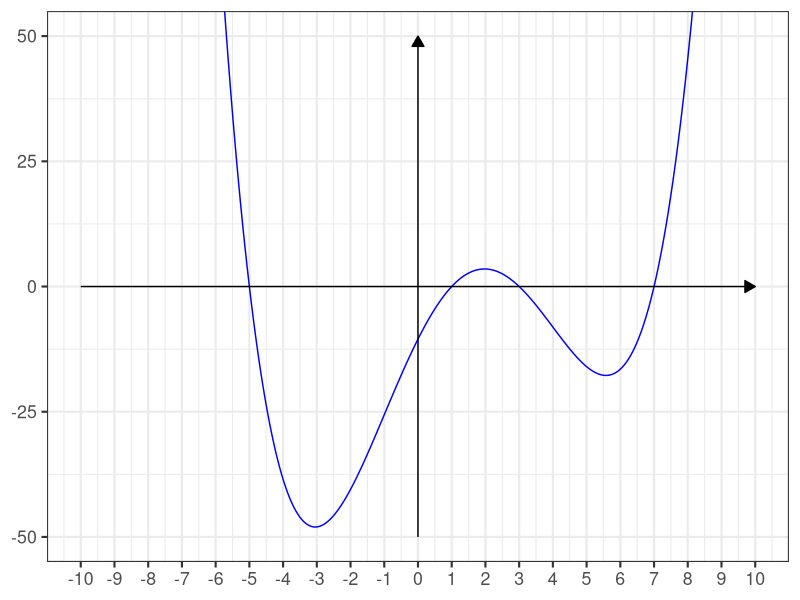
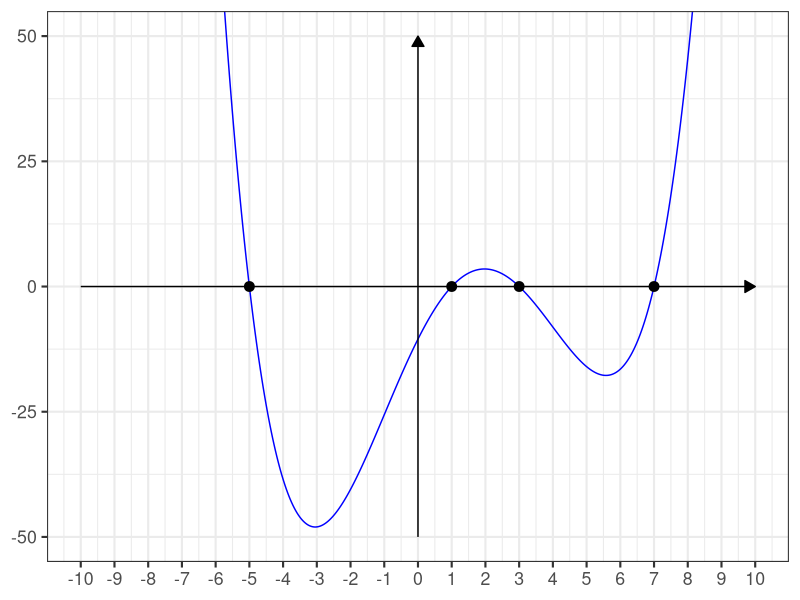
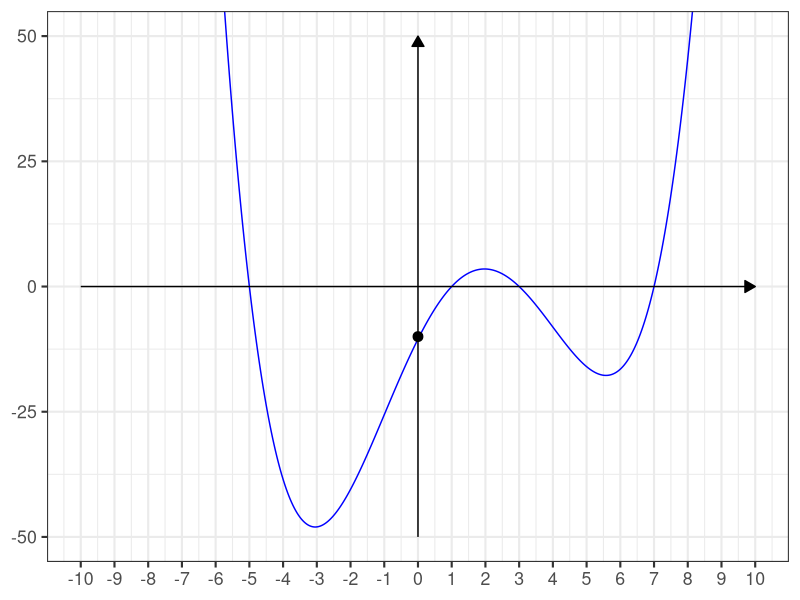
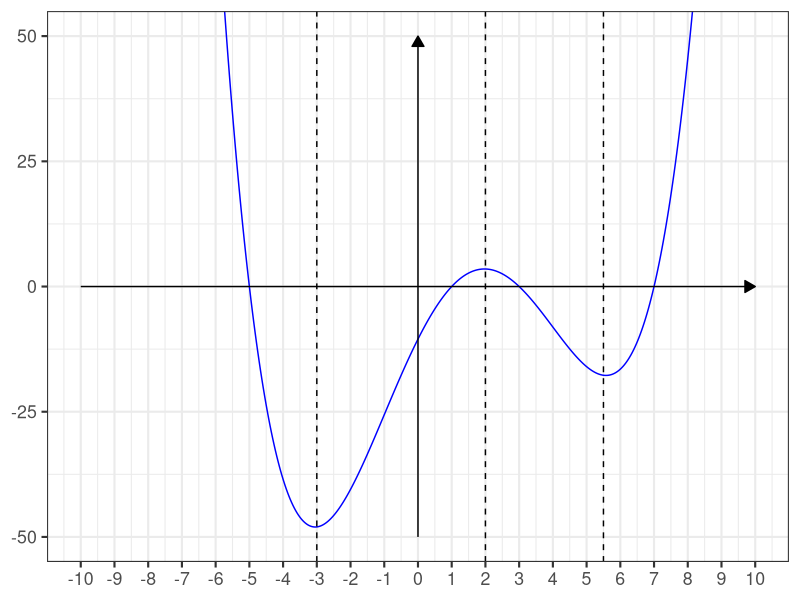
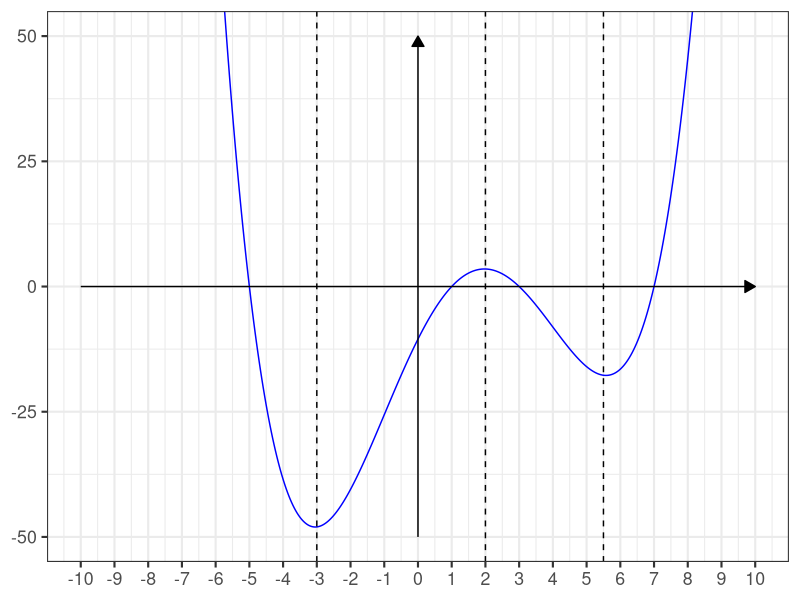
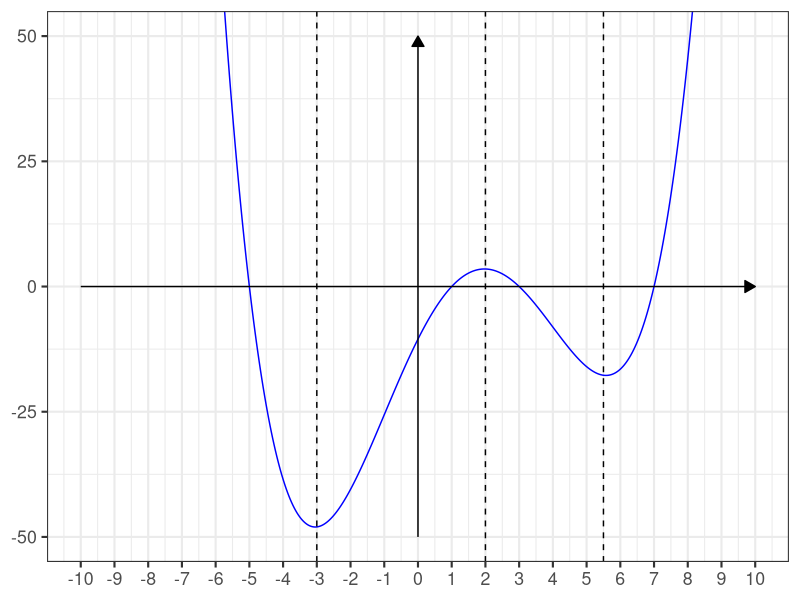
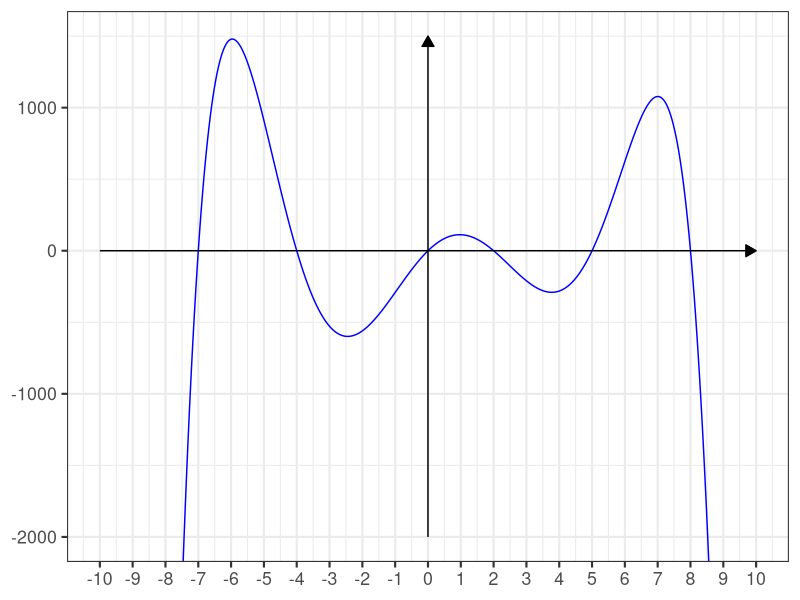
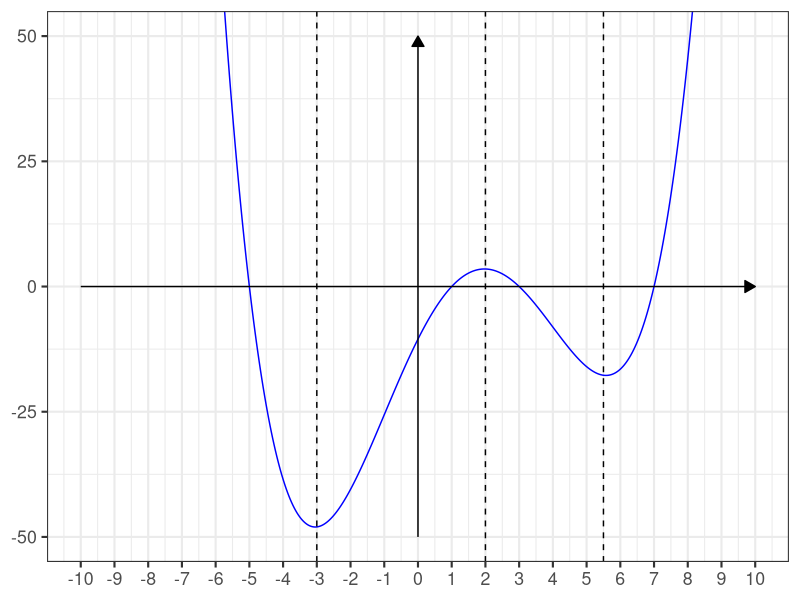

Reproduce these figures in R, in order.
## ---- chunk 1
library(tidyverse)
library(patchwork)

theme_set(theme_bw(base_size = 16))
## ---- chunk 2
#| echo: false
#| message: false
#| fig.height: 3.25

x_vals <- seq(-10, 10, length.out = 500)

my_func <- function(x){
  return(0.1*(x + 5)*(x - 1)*(x - 3)*(x - 7))
}

y_vals <- my_func(x_vals)

ggplot() + 
  geom_line(aes(x = x_vals, y = y_vals),
             color = "blue") +
  annotate("segment",
             x = min(x_vals), xend = max(x_vals), y = 0, yend = 0,
             arrow = arrow(length = unit(0.3, "cm"), type = "closed"),
             linewidth = 0.5) +
    annotate("segment",
             x = 0, xend = 0, y = -50, yend = 50,
             arrow = arrow(length = unit(0.3, "cm"), type = "closed"),
             linewidth = 0.5) +
    theme(
      axis.line = element_blank(),
      axis.title = element_blank(),
      base.size = 20
    ) + 
  scale_x_continuous(breaks = seq(-10, 10, by = 1)) + 
  coord_cartesian(xlim = c(-10, 10), ylim = c(-50, 50))
## ---- chunk 3
#| echo: false
#| message: false
#| fig.height: 3.25

x_vals <- seq(-10, 10, length.out = 500)

my_func <- function(x){
  return(0.1*(x + 5)*(x - 1)*(x - 3)*(x - 7))
}

y_vals <- my_func(x_vals)

ggplot() + 
  geom_line(aes(x = x_vals, y = y_vals),
             color = "blue") +
  geom_point(aes(x = -5, y = 0), size = 3) + 
  geom_point(aes(x = 1, y = 0), size = 3) + 
  geom_point(aes(x = 3, y = 0), size = 3) + 
  geom_point(aes(x = 7, y = 0), size = 3) + 
  annotate("segment",
             x = min(x_vals), xend = max(x_vals), y = 0, yend = 0,
             arrow = arrow(length = unit(0.3, "cm"), type = "closed"),
             linewidth = 0.5) +
    annotate("segment",
             x = 0, xend = 0, y = -50, yend = 50,
             arrow = arrow(length = unit(0.3, "cm"), type = "closed"),
             linewidth = 0.5) +
    theme(
      axis.line = element_blank(),
      axis.title = element_blank(),
      base.size = 20
    ) + 
  scale_x_continuous(breaks = seq(-10, 10, by = 1)) + 
  coord_cartesian(xlim = c(-10, 10), ylim = c(-50, 50))
## ---- chunk 4
#| echo: false
#| message: false
#| fig.height: 3.25

x_vals <- seq(-10, 10, length.out = 500)

my_func <- function(x){
  return(0.1*(x + 5)*(x - 1)*(x - 3)*(x - 7))
}

y_vals <- my_func(x_vals)

ggplot() + 
  geom_line(aes(x = x_vals, y = y_vals),
             color = "blue") +
  geom_point(aes(x = 0, y = -10), size = 3) + 
  annotate("segment",
             x = min(x_vals), xend = max(x_vals), y = 0, yend = 0,
             arrow = arrow(length = unit(0.3, "cm"), type = "closed"),
             linewidth = 0.5) +
    annotate("segment",
             x = 0, xend = 0, y = -50, yend = 50,
             arrow = arrow(length = unit(0.3, "cm"), type = "closed"),
             linewidth = 0.5) +
    theme(
      axis.line = element_blank(),
      axis.title = element_blank(),
      base.size = 20
    ) + 
  scale_x_continuous(breaks = seq(-10, 10, by = 1)) + 
  coord_cartesian(xlim = c(-10, 10), ylim = c(-50, 50))
## ---- chunk 5
#| echo: false
#| message: false
#| fig.height: 3.25

x_vals <- seq(-10, 10, length.out = 500)

my_func <- function(x){
  return(0.1*(x + 5)*(x - 1)*(x - 3)*(x - 7))
}

y_vals <- my_func(x_vals)

ggplot() + 
  geom_line(aes(x = x_vals, y = y_vals),
             color = "blue") +
  geom_vline(aes(xintercept = -3), lwd = 0.5, linetype = "dashed") +
  geom_vline(aes(xintercept = 2), lwd = 0.5, linetype = "dashed") +
  geom_vline(aes(xintercept = 5.5), lwd = 0.5, linetype = "dashed") +
  annotate("segment",
             x = min(x_vals), xend = max(x_vals), y = 0, yend = 0,
             arrow = arrow(length = unit(0.3, "cm"), type = "closed"),
             linewidth = 0.5) +
    annotate("segment",
             x = 0, xend = 0, y = -50, yend = 50,
             arrow = arrow(length = unit(0.3, "cm"), type = "closed"),
             linewidth = 0.5) +
    theme(
      axis.line = element_blank(),
      axis.title = element_blank(),
      base.size = 20
    ) + 
  scale_x_continuous(breaks = seq(-10, 10, by = 1)) + 
  coord_cartesian(xlim = c(-10, 10), ylim = c(-50, 50))
## ---- chunk 6
#| echo: false
#| message: false
#| fig.height: 3.25

x_vals <- seq(-10, 10, length.out = 500)

my_func <- function(x){
  return(0.1*(x + 5)*(x - 1)*(x - 3)*(x - 7))
}

y_vals <- my_func(x_vals)

ggplot() + 
  geom_line(aes(x = x_vals, y = y_vals),
             color = "blue") +
  geom_vline(aes(xintercept = -3), lwd = 0.5, linetype = "dashed") +
  geom_vline(aes(xintercept = 2), lwd = 0.5, linetype = "dashed") +
  geom_vline(aes(xintercept = 5.5), lwd = 0.5, linetype = "dashed") +
  annotate("segment",
             x = min(x_vals), xend = max(x_vals), y = 0, yend = 0,
             arrow = arrow(length = unit(0.3, "cm"), type = "closed"),
             linewidth = 0.5) +
    annotate("segment",
             x = 0, xend = 0, y = -50, yend = 50,
             arrow = arrow(length = unit(0.3, "cm"), type = "closed"),
             linewidth = 0.5) +
    theme(
      axis.line = element_blank(),
      axis.title = element_blank(),
      base.size = 20
    ) + 
  scale_x_continuous(breaks = seq(-10, 10, by = 1)) + 
  coord_cartesian(xlim = c(-10, 10), ylim = c(-50, 50))
## ---- chunk 7
#| echo: false
#| message: false
#| fig.height: 3.25

x_vals <- seq(-10, 10, length.out = 500)

my_func <- function(x){
  return(0.1*(x + 5)*(x - 1)*(x - 3)*(x - 7))
}

y_vals <- my_func(x_vals)

ggplot() + 
  geom_line(aes(x = x_vals, y = y_vals),
             color = "blue") +
  geom_vline(aes(xintercept = -3), lwd = 0.5, linetype = "dashed") +
  geom_vline(aes(xintercept = 2), lwd = 0.5, linetype = "dashed") +
  geom_vline(aes(xintercept = 5.5), lwd = 0.5, linetype = "dashed") +
  annotate("segment",
             x = min(x_vals), xend = max(x_vals), y = 0, yend = 0,
             arrow = arrow(length = unit(0.3, "cm"), type = "closed"),
             linewidth = 0.5) +
    annotate("segment",
             x = 0, xend = 0, y = -50, yend = 50,
             arrow = arrow(length = unit(0.3, "cm"), type = "closed"),
             linewidth = 0.5) +
    theme(
      axis.line = element_blank(),
      axis.title = element_blank(),
      base.size = 20
    ) + 
  scale_x_continuous(breaks = seq(-10, 10, by = 1)) + 
  coord_cartesian(xlim = c(-10, 10), ylim = c(-50, 50))
## ---- chunk 8
#| echo: false
#| message: false
#| fig.height: 3.25

x_vals <- seq(-10, 10, length.out = 500)

my_func <- function(x){
  return(-0.1*(x + 7)*(x + 4)*(x)*(x - 2)*(x - 5)*(x - 8))
}

y_vals <- my_func(x_vals)

ggplot() + 
  geom_line(aes(x = x_vals, y = y_vals),
             color = "blue") +
  annotate("segment",
             x = min(x_vals), xend = max(x_vals), y = 0, yend = 0,
             arrow = arrow(length = unit(0.3, "cm"), type = "closed"),
             linewidth = 0.5) +
    annotate("segment",
             x = 0, xend = 0, y = -2000, yend = 1500,
             arrow = arrow(length = unit(0.3, "cm"), type = "closed"),
             linewidth = 0.5) +
    theme(
      axis.line = element_blank(),
      axis.title = element_blank(),
      base.size = 20
    ) + 
  scale_x_continuous(breaks = seq(-10, 10, by = 1)) + 
  coord_cartesian(xlim = c(-10, 10), ylim = c(-2000, 1500))
## ---- chunk 9
#| echo: false
#| message: false
#| fig.height: 3.25

x_vals <- seq(-10, 10, length.out = 500)

my_func <- function(x){
  return(0.1*(x + 5)*(x - 1)*(x - 3)*(x - 7))
}

y_vals <- my_func(x_vals)

ggplot() + 
  geom_line(aes(x = x_vals, y = y_vals),
             color = "blue") +
  geom_vline(aes(xintercept = -3), lwd = 0.5, linetype = "dashed") +
  geom_vline(aes(xintercept = 2), lwd = 0.5, linetype = "dashed") +
  geom_vline(aes(xintercept = 5.5), lwd = 0.5, linetype = "dashed") +
  annotate("segment",
             x = min(x_vals), xend = max(x_vals), y = 0, yend = 0,
             arrow = arrow(length = unit(0.3, "cm"), type = "closed"),
             linewidth = 0.5) +
    annotate("segment",
             x = 0, xend = 0, y = -50, yend = 50,
             arrow = arrow(length = unit(0.3, "cm"), type = "closed"),
             linewidth = 0.5) +
    theme(
      axis.line = element_blank(),
      axis.title = element_blank(),
      base.size = 20
    ) + 
  scale_x_continuous(breaks = seq(-10, 10, by = 1)) + 
  coord_cartesian(xlim = c(-10, 10), ylim = c(-50, 50))
## ---- chunk 10
#| echo: false
#| message: false
#| fig.height: 3.25

x_vals <- seq(-10, 10, length.out = 500)

my_func <- function(x){
  return(0.1*(x + 5)*(x - 1)*(x - 3)*(x - 7))
}

y_vals <- my_func(x_vals)

ggplot() + 
  geom_line(aes(x = x_vals, y = y_vals),
             color = "blue") +
  geom_vline(aes(xintercept = -3), lwd = 0.5, linetype = "dashed") +
  geom_vline(aes(xintercept = 2), lwd = 0.5, linetype = "dashed") +
  geom_vline(aes(xintercept = 5.5), lwd = 0.5, linetype = "dashed") +
  annotate("segment",
             x = min(x_vals), xend = max(x_vals), y = 0, yend = 0,
             arrow = arrow(length = unit(0.3, "cm"), type = "closed"),
             linewidth = 0.5) +
    annotate("segment",
             x = 0, xend = 0, y = -50, yend = 50,
             arrow = arrow(length = unit(0.3, "cm"), type = "closed"),
             linewidth = 0.5) +
    theme(
      axis.line = element_blank(),
      axis.title = element_blank(),
      base.size = 20
    ) + 
  scale_x_continuous(breaks = seq(-10, 10, by = 1)) + 
  coord_cartesian(xlim = c(-10, 10), ylim = c(-50, 50))
## ---- chunk 11
#| echo: false
#| message: false
#| fig.height: 3.25

x_vals <- seq(-10, 10, length.out = 500)

my_func <- function(x){
  return(0.1*(x + 5)*(x - 1)*(x - 3)*(x - 7))
}

y_vals <- my_func(x_vals)

ggplot() + 
  geom_line(aes(x = x_vals, y = y_vals),
             color = "blue") +
  geom_vline(aes(xintercept = -3), lwd = 0.5, linetype = "dashed") +
  geom_vline(aes(xintercept = 2), lwd = 0.5, linetype = "dashed") +
  geom_vline(aes(xintercept = 5.5), lwd = 0.5, linetype = "dashed") +
  annotate("segment",
             x = min(x_vals), xend = max(x_vals), y = 0, yend = 0,
             arrow = arrow(length = unit(0.3, "cm"), type = "closed"),
             linewidth = 0.5) +
    annotate("segment",
             x = 0, xend = 0, y = -50, yend = 50,
             arrow = arrow(length = unit(0.3, "cm"), type = "closed"),
             linewidth = 0.5) +
    theme(
      axis.line = element_blank(),
      axis.title = element_blank(),
      base.size = 20
    ) + 
  scale_x_continuous(breaks = seq(-10, 10, by = 1)) + 
  coord_cartesian(xlim = c(-10, 10), ylim = c(-50, 50))
## ---- chunk 12
#| echo: false
#| message: false
#| fig.height: 3.25

x_vals <- seq(-10, 10, length.out = 500)

my_func <- function(x){
  return(-0.1*(x + 7)*(x + 4)*(x)*(x - 2)*(x - 5)*(x - 8))
}

y_vals <- my_func(x_vals)

ggplot() + 
  geom_line(aes(x = x_vals, y = y_vals),
             color = "blue") +
  annotate("segment",
             x = min(x_vals), xend = max(x_vals), y = 0, yend = 0,
             arrow = arrow(length = unit(0.3, "cm"), type = "closed"),
             linewidth = 0.5) +
    annotate("segment",
             x = 0, xend = 0, y = -2000, yend = 1500,
             arrow = arrow(length = unit(0.3, "cm"), type = "closed"),
             linewidth = 0.5) +
    theme(
      axis.line = element_blank(),
      axis.title = element_blank(),
      base.size = 20
    ) + 
  scale_x_continuous(breaks = seq(-10, 10, by = 1)) + 
  coord_cartesian(xlim = c(-10, 10), ylim = c(-2000, 1500))
## ---- chunk 13
x_vals <- seq(-5, 5, length.out = 500)

my_func <- function(x){
  return(x^2)
}

y_vals <- my_func(x_vals)

ggplot() + 
  geom_line(aes(x = x_vals, y = y_vals),
            color = "blue") +
  annotate("segment",
             x = min(x_vals), xend = max(x_vals), y = 0, yend = 0,
             arrow = arrow(length = unit(0.3, "cm"), type = "closed"),
             linewidth = 0.5) +
    annotate("segment",
             x = 0, xend = 0, y = -5, yend = 30,
             arrow = arrow(length = unit(0.3, "cm"), type = "closed"),
             linewidth = 0.5) +
    theme(
      axis.line = element_blank(),
      axis.title = element_blank(),
      base.size = 20
    ) + 
  scale_x_continuous(breaks = seq(-5, 5, by = 1))
## ---- chunk 14
x_vals <- seq(0, 5, length.out = 500)

my_func <- function(x){
  return(sqrt(x))
}

y_vals_1 <- my_func(x_vals)
y_vals_2 <- -my_func(x_vals)

ggplot() + 
  geom_line(aes(x = x_vals, y = y_vals_1),
            color = "blue") +
  geom_line(aes(x = x_vals, y = y_vals_2),
            color = "blue") +
  annotate("segment",
             x = -5, xend = max(x_vals), y = 0, yend = 0,
             arrow = arrow(length = unit(0.3, "cm"), type = "closed"),
             linewidth = 0.5) +
    annotate("segment",
             x = 0, xend = 0, y = -5, yend = 5,
             arrow = arrow(length = unit(0.3, "cm"), type = "closed"),
             linewidth = 0.5) +
    theme(
      axis.line = element_blank(),
      axis.title = element_blank(),
      base.size = 20
    ) + 
  scale_x_continuous(breaks = seq(-5, 5, by = 1))
## ---- chunk 15
x_vals <- seq(-5, 5, length.out = 500)

my_func <- function(x){
  return(x^2)
}

y_vals <- my_func(x_vals)

ggplot() + 
  geom_line(aes(x = x_vals, y = y_vals),
            color = "blue") +
  annotate("segment",
             x = min(x_vals), xend = max(x_vals), y = 0, yend = 0,
             arrow = arrow(length = unit(0.3, "cm"), type = "closed"),
             linewidth = 0.5) +
    annotate("segment",
             x = 0, xend = 0, y = -5, yend = 30,
             arrow = arrow(length = unit(0.3, "cm"), type = "closed"),
             linewidth = 0.5) +
    theme(
      axis.line = element_blank(),
      axis.title = element_blank(),
      base.size = 20
    ) + 
  scale_x_continuous(breaks = seq(-5, 5, by = 1))
## ---- chunk 16
x_vals <- seq(0, 5, length.out = 500)

my_func <- function(x){
  return(sqrt(x))
}

y_vals_1 <- my_func(x_vals)
y_vals_2 <- -my_func(x_vals)

ggplot() + 
  geom_line(aes(x = x_vals, y = y_vals_1),
            color = "blue") +
  geom_line(aes(x = x_vals, y = y_vals_2),
            color = "blue") +
  annotate("segment",
             x = -5, xend = max(x_vals), y = 0, yend = 0,
             arrow = arrow(length = unit(0.3, "cm"), type = "closed"),
             linewidth = 0.5) +
    annotate("segment",
             x = 0, xend = 0, y = -5, yend = 5,
             arrow = arrow(length = unit(0.3, "cm"), type = "closed"),
             linewidth = 0.5) +
    theme(
      axis.line = element_blank(),
      axis.title = element_blank(),
      base.size = 20
    ) + 
  scale_x_continuous(breaks = seq(-5, 5, by = 1))
## ---- chunk 17
x_vals <- seq(-5, 5, length.out = 500)

my_func <- function(x){
  return(x^2)
}

y_vals <- my_func(x_vals)

ggplot() + 
  geom_line(aes(x = x_vals, y = y_vals),
            color = "blue") +
  geom_vline(aes(xintercept = seq(-5, 5, length.out = 25)),
             alpha = 0.75) +
  annotate("segment",
             x = min(x_vals), xend = max(x_vals), y = 0, yend = 0,
             arrow = arrow(length = unit(0.3, "cm"), type = "closed"),
             linewidth = 0.5) +
    annotate("segment",
             x = 0, xend = 0, y = -5, yend = 30,
             arrow = arrow(length = unit(0.3, "cm"), type = "closed"),
             linewidth = 0.5) +
    theme(
      axis.line = element_blank(),
      axis.title = element_blank(),
      base.size = 20
    ) + 
  scale_x_continuous(breaks = seq(-5, 5, by = 1))
## ---- chunk 18
x_vals <- seq(0, 5, length.out = 500)

my_func <- function(x){
  return(sqrt(x))
}

y_vals_1 <- my_func(x_vals)
y_vals_2 <- -my_func(x_vals)

ggplot() + 
  geom_line(aes(x = x_vals, y = y_vals_1),
            color = "blue") +
  geom_line(aes(x = x_vals, y = y_vals_2),
            color = "blue") +
  geom_vline(aes(xintercept = seq(-5, 5, length.out = 25)),
             alpha = 0.75) +
  annotate("segment",
             x = -5, xend = max(x_vals), y = 0, yend = 0,
             arrow = arrow(length = unit(0.3, "cm"), type = "closed"),
             linewidth = 0.5) +
    annotate("segment",
             x = 0, xend = 0, y = -5, yend = 5,
             arrow = arrow(length = unit(0.3, "cm"), type = "closed"),
             linewidth = 0.5) +
    theme(
      axis.line = element_blank(),
      axis.title = element_blank(),
      base.size = 20
    ) + 
  scale_x_continuous(breaks = seq(-5, 5, by = 1))
